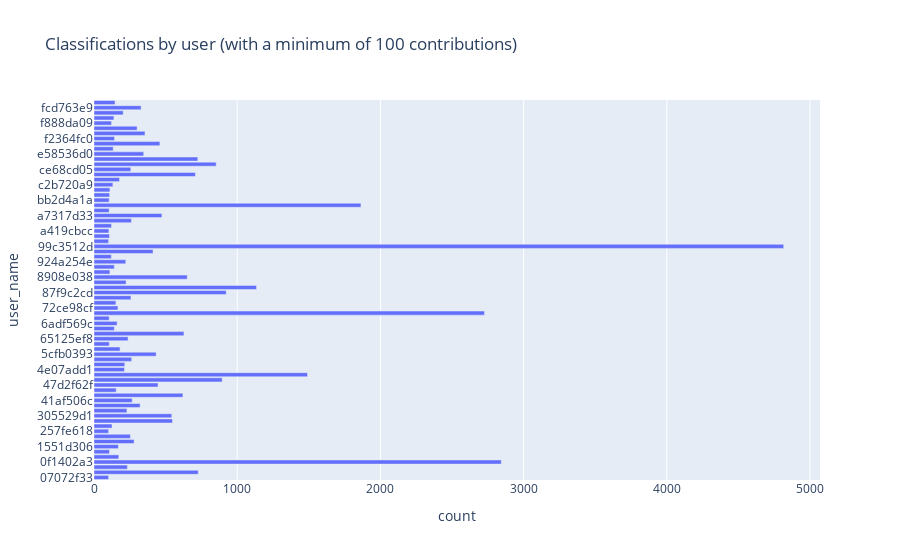

Write notebook code for a chart like this one.
### Code cell
fig = classifications_by_user[classifications_by_user["count"] > 100].plot.bar(
    x="count",
    y="user_name",
    title="Classifications by user (with a minimum of 100 contributions)",
)
fig.update_layout(yaxis=dict(categoryorder="category ascending"))
fig.show()

### Figure 1 — Plotly figure (JSON) as saved in the notebook; plotly's stock layout.template omitted (floating-point values rounded to 4 significant figures)
{"data": [{"alignmentgroup": "True", "hovertemplate": "count=%{x}<br>user_name=%{y}<extra></extra>", "legendgroup": "", "marker": {"color": "#636efa", "pattern": {"shape": ""}}, "name": "", "offsetgroup": "", "orientation": "h", "showlegend": false, "textposition": "auto", "type": "bar", "x": [4816, 2844, 2727, 1864, 1491, 1135, 923, 895, 853, 728, 725, 708, 651, 628, 621, 548, 543, 474, 460, 447, 434, 412, 356, 347, 329, 322, 301, 280, 267, 263, 261, 258, 257, 254, 238, 233, 230, 224, 222, 215, 213, 204, 182, 178, 173, 170, 167, 161, 155, 153, 147, 143, 142, 142, 139, 134, 132, 126, 122, 122, 121, 111, 111, 109, 108, 108, 107, 106, 106, 106, 104, 102, 102, 102], "xaxis": "x", "y": ["99c3512d", "0f1402a3", "6dc0ad7d", "bab0f6bb", "4da8f441", "87ff93d0", "87f9c2cd", "494b7d05", "db21562d", "08327ec1", "e532e04b", "c618ea02", "8908e038", "68a2dda1", "429aeb0f", "2f990942", "305529d1", "a7317d33", "f0593089", "47d2f62f", "5cfb0393", "9742f944", "f527a80c", "e58536d0", "fcd763e9", "39c81ab9", "f7f0f9bc", "1d3e2933", "41af506c", "59f22d44", "a529f33d", "84808207", "ce68cd05", "22a2cc90", "65125ef8", "08981e7f", "37f956b8", "887946fc", "924a254e", "56d5fe81", "4e07add1", "fc184d7c", "5f4f6fc2", "c42a2121", "11626ae9", "1551d306", "72ce98cf", "6adf569c", "43ac21c9", "7a7268bc", "ff9c9bbd", "f2364fc0", "68ddecf6", "8f9194fc", "fa533b67", "ed656b43", "c2b720a9", "2def25e8", "a4d31096", "f888da09", "952d7518", "8aa42993", "c1a1216c", "bf0045e5", "a1f9f722", "130db9e1", "649d18a5", "b966c8f8", "bb2d4a1a", "6bdf15a8", "a419cbcc", "9c8283c4", "257fe618", "07072f33"], "yaxis": "y"}], "layout": {"autosize": true, "barmode": "relative", "legend": {"tracegroupgap": 0}, "title": {"text": "Classifications by user (with a minimum of 100 contributions)"}, "xaxis": {"anchor": "y", "autorange": true, "domain": [0, 1], "range": [0, 5069.0], "title": {"text": "count"}, "type": "linear"}, "yaxis": {"anchor": "x", "autorange": true, "categoryorder": "category ascending", "domain": [0, 1], "range": [-0.5, 73.5], "title": {"text": "user_name"}, "type": "category"}}}
